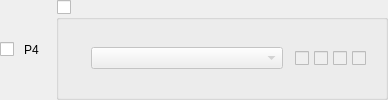
       <widget class="QWidget" name="widgetPlayer4">
        <layout class="QHBoxLayout" name="horizontalLayoutPlayer4">
         <property name="spacing">
          <number>10</number>
         </property>
         <property name="leftMargin">
          <number>0</number>
         </property>
         <property name="topMargin">
          <number>0</number>
         </property>
         <property name="rightMargin">
          <number>0</number>
         </property>
         <property name="bottomMargin">
          <number>0</number>
         </property>
         <item>
          <widget class="QCheckBox" name="checkboxPlayer4Connected">
           <property name="checked">
            <bool>false</bool>
           </property>
           <property name="playerToggle" stdset="0">
            <bool>true</bool>
           </property>
          </widget>
         </item>
         <item>
          <widget class="QLabel" name="labelConnectedPlayer4">
           <property name="text">
            <string notr="true">P4</string>
           </property>
           <property name="playerNumber" stdset="0">
            <bool>true</bool>
           </property>
           <property name="minimumSize">
            <size>
             <width>22</width>
             <height>0</height>
            </size>
           </property>
          </widget>
         </item>
         <item>
          <widget class="QGroupBox" name="groupPlayer4Connected">
           <property name="title">
            <string notr="true" />
           </property>
           <property name="checkable">
            <bool>true</bool>
           </property>
           <property name="checked">
            <bool>false</bool>
           </property>
           <property name="player" stdset="0">
            <bool>true</bool>
           </property>
           <layout class="QHBoxLayout" name="groupPlayer4Layout" stretch="0,0,0,1">
            <property name="spacing">
             <number>12</number>
            </property>
            <property name="leftMargin">
             <number>0</number>
            </property>
            <property name="topMargin">
             <number>0</number>
            </property>
            <property name="rightMargin">
             <number>0</number>
            </property>
            <property name="bottomMargin">
             <number>0</number>
            </property>
            <item>
             <widget class="QLabel" name="controllerPlayer4">
              <property name="minimumSize">
               <size>
                <width>20</width>
                <height>20</height>
               </size>
              </property>
              <property name="maximumSize">
               <size>
                <width>20</width>
                <height>20</height>
               </size>
              </property>
             </widget>
            </item>
            <item>
             <widget class="QComboBox" name="comboPlayer4Emulated">
              <property name="minimumSize">
               <size>
                <width>192</width>
                <height>0</height>
               </size>
              </property>
              <property name="maximumSize">
               <size>
                <width>192</width>
                <height>16777215</height>
               </size>
              </property>
             </widget>
            </item>
            <item>
             <widget class="QWidget" name="Player4LEDs">
              <layout class="QHBoxLayout" name="Player4LEDsLayout">
               <property name="spacing">
                <number>5</number>
               </property>
               <property name="leftMargin">
                <number>0</number>
               </property>
               <property name="topMargin">
                <number>0</number>
               </property>
               <property name="rightMargin">
                <number>0</number>
               </property>
               <property name="bottomMargin">
                <number>0</number>
               </property>
               <item>
                <widget class="QCheckBox" name="checkboxPlayer4LED1">
                 <property name="enabled">
                  <bool>false</bool>
                 </property>
                 <property name="focusPolicy">
                  <enum>Qt::NoFocus</enum>
                 </property>
                 <property name="led" stdset="0">
                  <bool>true</bool>
                 </property>
                </widget>
               </item>
               <item>
                <widget class="QCheckBox" name="checkboxPlayer4LED2">
                 <property name="enabled">
                  <bool>false</bool>
                 </property>
                 <property name="focusPolicy">
                  <enum>Qt::NoFocus</enum>
                 </property>
                 <property name="led" stdset="0">
                  <bool>true</bool>
                 </property>
                </widget>
               </item>
               <item>
                <widget class="QCheckBox" name="checkboxPlayer4LED3">
                 <property name="enabled">
                  <bool>false</bool>
                 </property>
                 <property name="focusPolicy">
                  <enum>Qt::NoFocus</enum>
                 </property>
                 <property name="led" stdset="0">
                  <bool>true</bool>
                 </property>
                </widget>
               </item>
               <item>
                <widget class="QCheckBox" name="checkboxPlayer4LED4">
                 <property name="enabled">
                  <bool>false</bool>
                 </property>
                 <property name="focusPolicy">
                  <enum>Qt::NoFocus</enum>
                 </property>
                 <property name="led" stdset="0">
                  <bool>true</bool>
                 </property>
                </widget>
               </item>
              </layout>
             </widget>
            </item>
            <item>
             <widget class="QLabel" name="labelPlayer4Explain">
              <property name="alignment">
               <set>Qt::AlignRight|Qt::AlignVCenter</set>
              </property>
              <property name="explain" stdset="0">
               <bool>true</bool>
              </property>
             </widget>
            </item>
           </layout>
          </widget>
         </item>
        </layout>
       </widget>
